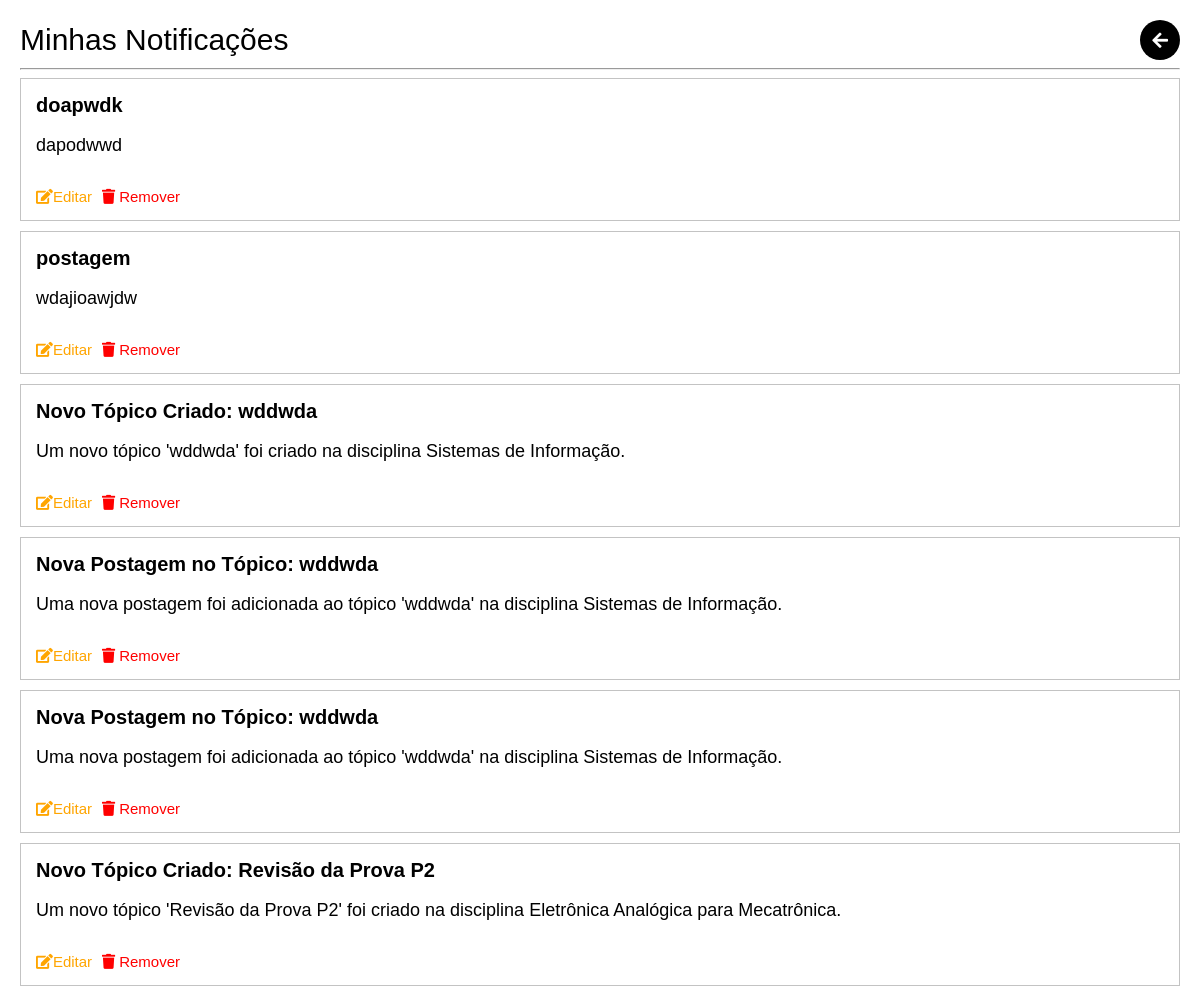
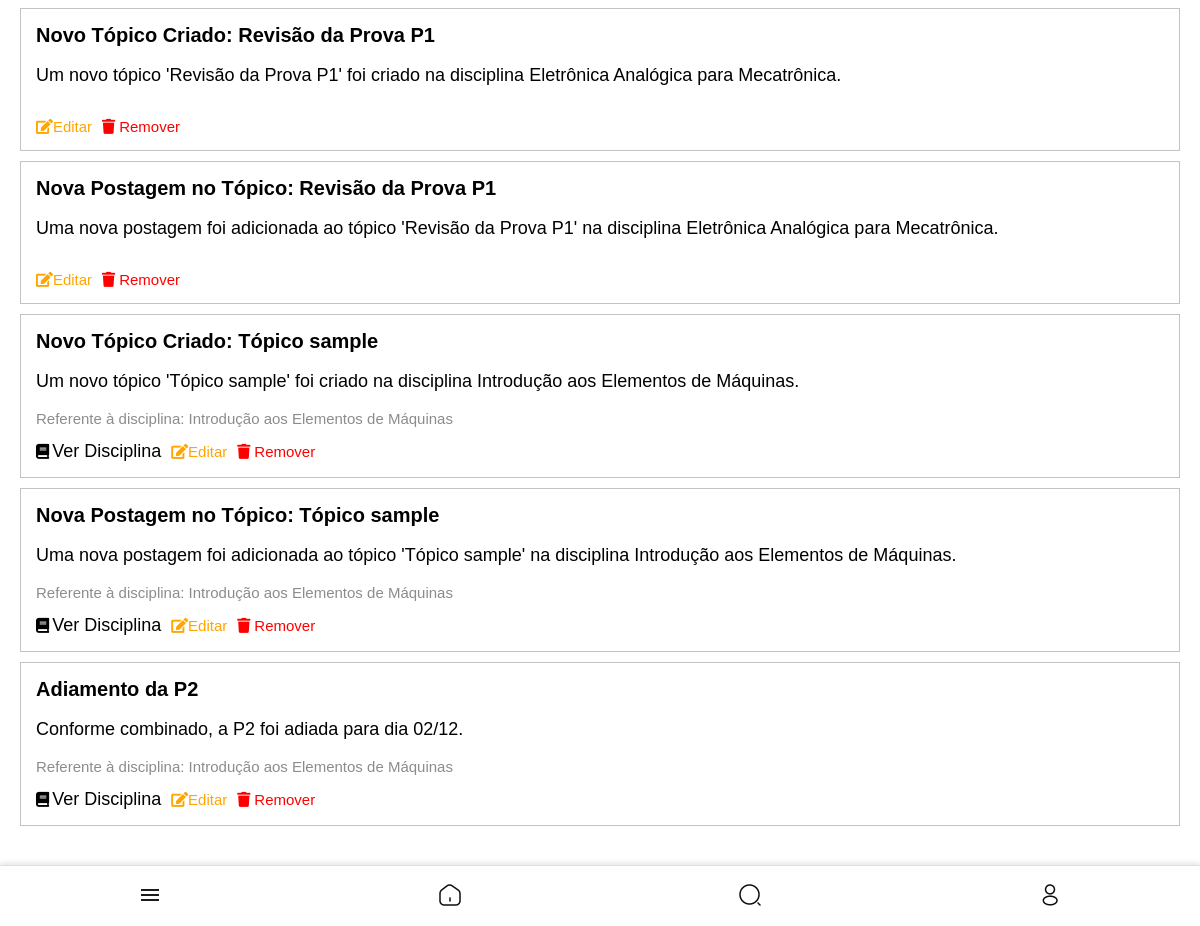
The app's page /notificacoes/minhas/ (signed in) with its own data (2 pictures, top to bottom).
### core/models.py (models this page shows, shortened)
class Notificacao(models.Model):
    titulo = models.CharField(max_length=255)
    mensagem = models.TextField()
    criado_em = models.DateTimeField(auto_now_add=True)
    criador = models.ForeignKey(settings.AUTH_USER_MODEL, on_delete=models.CASCADE, related_name='notificacoes_criadas')
    destinatarios = models.ManyToManyField(settings.AUTH_USER_MODEL, related_name='notificacoes_recebidas')
    disciplina = models.ForeignKey('Disciplina', null=True, blank=True, on_delete=models.SET_NULL, related_name='notificacoes')
    evento = models.ForeignKey('Evento', null=True, blank=True, on_delete=models.SET_NULL, related_name='notificacoes')
    topico = models.ForeignKey('Topico', null=True, blank=True, on_delete=models.SET_NULL, related_name='notificacoes')  # Novo campo
    excluidas_por = models.ManyToManyField(settings.AUTH_USER_MODEL, related_name='notificacoes_excluidas', blank=True)

class Disciplina(models.Model):
    nome = models.CharField(max_length=255)
    codigo = models.CharField(max_length=10)
    curso = models.CharField(max_length=255)
    semestre = models.CharField(max_length=10)
    tipo = models.CharField(max_length=50)
    sala = models.ForeignKey(Sala, on_delete=models.SET_NULL, null=True, blank=True, related_name='disciplinas')
    professor_responsavel = models.ForeignKey(
        settings.AUTH_USER_MODEL,
        null=True,
        blank=True,
        on_delete=models.SET_NULL,
        limit_choices_to={'user_type': 'professor'}
    )
    turma = models.IntegerField(default=1)

### core/views.py (the view)
# urls.py: path('notificacoes/minhas/', views.minhas_notificacoes, name='minhas_notificacoes'),
@login_required
def minhas_notificacoes(request):
    notificacoes = Notificacao.objects.filter(criador=request.user)
    return render(request, 'core/minhas_notificacoes.html', {'notificacoes': notificacoes})

### templates/core/minhas_notificacoes.html (shortened to what this page needs)
{% extends 'core/base.html' %}
{% block content %}
<div class="disciplinas-add-container">
    <div class="header-container">
        <h1>Minhas Notificações</h1>
        <div class="actions">
            <button class="icon-btn" onclick="history.back();">
                <i class="fa fa-arrow-left"></i>
            </button>
        </div>
    </div>
    <hr>
    <div class="professores-container">
        <ul class="disciplinas-add-list">
            {% for notificacao in notificacoes %}
            <li class="topico-detail-item">
                <div class="postagem-conteudo">
                    <h5 class="disciplina-nome" style="font-size: min(20px, 7vw); margin-top: 0; margin-bottom: 0;">{{ notificacao.titulo }}</h5>
                    <p class="disciplina-nome" style="font-size: min(18px, 5vw); color: black;">{{ notificacao.mensagem }}</p>
                    {% if notificacao.disciplina %}
                        <p class="disciplina-nome" style="font-size: min(15px, 3.5vw); color: #8c8c8c; margin-bottom:0; margin-top: 0;">Referente à disciplina: {{ notificacao.disciplina.nome }}</p>
                    {% endif %}
                    <div style="display: flex; flex-direction: row; gap: min(2vw,10px); font-size: min(15px, 3.5vw); margin-top: min(14px,4vw); padding: 0;">
                        {% if notificacao.disciplina %}
                            <a href="{% url 'detalhe_disciplina' notificacao.disciplina.id %}" class="icon-btn">
                                <i class="fa fa-book" style=" font-size: min(15px, 3.5vw);margin-right:min(1vw,3px);"></i> Ver Disciplina
                            </a>
                        {% endif %}
                        <a href="{% url 'editar_notificacao' notificacao.id %}" class="icon-btn" style="font-size: min(15px, 3.5vw); color: orange;">
                            <i class="fa fa-edit" style="font-size: min(15px, 3.5vw)"></i> Editar
                        </a>
                        <a href="{% url 'remover_notificacao' notificacao.id %}" class="icon-btn remover-btn" style="font-size: min(15px, 3.5vw); color: red;">
                            <i class="fa fa-trash" style="font-size: min(15px, 3.5vw)"></i> Remover
                        </a>
                    </div>
                </div>
            </li>
            {% empty %}
            <li class="empty-result" style="font-size: min(15px, 4vw); color: #8c8c8c;">Você não criou nenhuma notificação ainda.</li>
            {% endfor %}
        </ul>
    </div>
</div>
{% endblock %}

### media/style.css (style rules this page uses)
@media (min-width: 769px) { body { font-family: Arial, sans-serif; background-color: rgb(234, 234, 234); display: flex; flex-direction: column; align-items: center; justify-content: flex-start; min-height: 100vh; margin: 0; padding-bottom: 5vw; } }
@media (min-width: 769px) { a { text-decoration: none; color: #000000; } }
@media (min-width: 769px) { .header-container { display: flex; flex-direction: row; justify-content: space-between; align-items: center; } }
@media (min-width: 769px) { .actions { display: flex; flex-direction: row; gap: min(10px, 2vw); justify-content: center; align-items: center; } }
@media (min-width: 769px) { .actions .icon-btn { display: flex; flex-direction: row; justify-content: center; background-color: #000; color: #fff; border: none; border-radius: 50%; width: min(40px, 8vw); height: min(40px, 8vw); font-size: min(18px, 4vw); cursor: pointer; text-decoration: none; } }
@media (min-width: 769px) { .disciplinas-add-container { padding: min(6vw, 20px); font-family: Arial, sans-serif; padding-bottom: min(20vw,80px); width: 100vw; box-sizing: border-box; } }
@media (min-width: 769px) { .disciplinas-add-container h1 { font-size: min(30px,6vw); margin-bottom: 0; margin-top: 0; font-weight:normal; text-align: left; } }
@media (min-width: 769px) { .disciplinas-add-list { list-style: none; padding: 0; margin: 0; display: flex; flex-direction: column; } }
@media (min-width: 769px) { .disciplinas-add-list { display: flex; justify-content: center; align-items: center; margin-bottom: min(10px); } }
@media (min-width: 769px) { .icon-btn { background: none; border: none; font-size: min(18px, 4vw); color: #000000; cursor: pointer; text-decoration: none; display: flex; align-items: center; justify-content: center; } }
@media (min-width: 769px) { .topico-info p,a { font-size: min(12px); color: grey; } }
@media (min-width: 769px) { .topico-detail-item { display: flex; align-items: center; background-color: #fff; border: 1px solid #c3c3c3; margin-bottom: min(10px, 6vw); padding: min(15px, 6vw); text-align: left; width: 100%; box-sizing: border-box; position: relative; } }
@media (min-width: 769px) { .topico-detail-item { display: flex; flex-direction: column; justify-content: left; background-color: #fff; border: 1px solid #c3c3c3; margin-bottom: min(10px, 6vw); padding: min(15px, 6vw); text-align: left; width: 100%; box-sizing: border-box; } }
@media (min-width: 769px) { .postagem-conteudo { display: flex; flex-direction: column; justify-content: left; align-items: flex-start; padding: 0; margin: 0; width: 100%; box-sizing: border-box; } }
@media (min-width: 769px) { .remover-btn { display: flex; align-items: center; gap: min(4px, 1vw); font-size: min(14px, 2vw); text-decoration: none; } }
@media (min-width: 769px) { .remover-btn i { font-size: min(14px,2vw); } }

### templates/core/minhas_notificacoes.html (style rules this page uses)
body { background-color: white; margin: 0; padding: 0; box-sizing: border-box; overflow-x: hidden; }
html, body { width: 100%; }

### records on screen
Notificacao: titulo "doapwdk", mensagem "dapodwwd"
Notificacao: titulo "postagem", mensagem "wdajioawjdw"
Notificacao: titulo "Novo Tópico Criado: wddwda", mensagem "Um novo tópico 'wddwda' foi criado na disciplina Sistemas de Informação."
Notificacao: titulo "Nova Postagem no Tópico: wddwda", mensagem "Uma nova postagem foi adicionada ao tópico 'wddwda' na disciplina Sistemas de Informação."
Notificacao: titulo "Nova Postagem no Tópico: wddwda", mensagem "Uma nova postagem foi adicionada ao tópico 'wddwda' na disciplina Sistemas de Informação."
Notificacao: titulo "Novo Tópico Criado: Revisão da Prova P2", mensagem "Um novo tópico 'Revisão da Prova P2' foi criado na disciplina Eletrônica Analógica para Mecatrônica."
Notificacao: titulo "Novo Tópico Criado: Revisão da Prova P1", mensagem "Um novo tópico 'Revisão da Prova P1' foi criado na disciplina Eletrônica Analógica para Mecatrônica."
Notificacao: titulo "Nova Postagem no Tópico: Revisão da Prova P1", mensagem "Uma nova postagem foi adicionada ao tópico 'Revisão da Prova P1' na disciplina Eletrônica Analógica para Mecatrônica."
Notificacao: titulo "Novo Tópico Criado: Tópico sample", mensagem "Um novo tópico 'Tópico sample' foi criado na disciplina Introdução aos Elementos de Máquinas.", disciplina.nome "Introdução aos Elementos de Máquinas", shows "Ver Disciplina"
Notificacao: titulo "Nova Postagem no Tópico: Tópico sample", mensagem "Uma nova postagem foi adicionada ao tópico 'Tópico sample' na disciplina Introdução aos Elementos de Máquinas.", disciplina.nome "Introdução aos Elementos de Máquinas", shows "Ver Disciplina"
Notificacao: titulo "Adiamento da P2", mensagem "Conforme combinado, a P2 foi adiada para dia 02/12.", disciplina.nome "Introdução aos Elementos de Máquinas", shows "Ver Disciplina"
